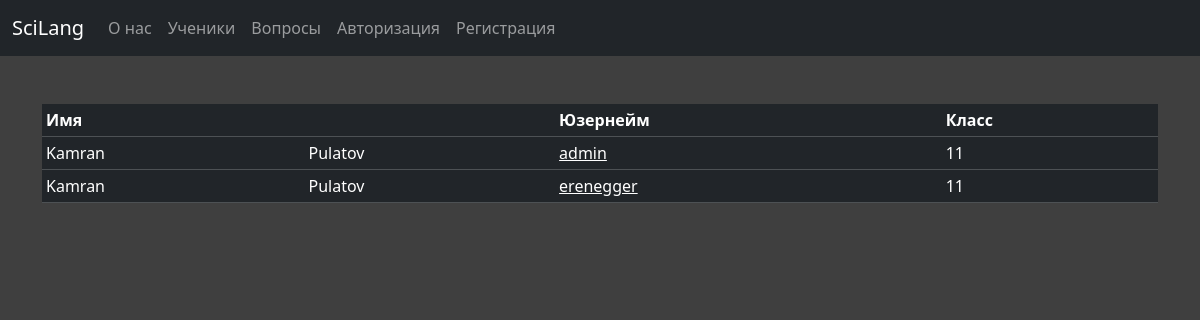
Screenshot of /userslist with the database file from the repository.
### forum/models.py (models this page shows, shortened)
class ForumUser(AbstractUser):
    profile_image = models.ImageField(upload_to='profile_photos', null=True)
    verified = models.BooleanField(null=True, default=False)
    unique_token = models.TextField(null=True)
    grade = models.IntegerField(null=True)
    email = models.EmailField(unique=True)
    post_creating = models.BooleanField(null=True, default=False)
    class Meta:
        verbose_name = "User"

### forum/views.py (the view)
# urls.py: path('userslist', views.userslist),
def userslist(request):
    users = ForumUser.objects.all()
    return render(request, 'userlist.html', context={'users': users})

### forum/templates/userlist.html (shortened to what this page needs)
<!DOCTYPE html>
{% load static %}
<html>
<head>
    <link rel="stylesheet" href='{% static "css/style.css" %}?{% now "U" %}'>
    <link href="https://cdn.jsdelivr.net/npm/bootstrap@5.3.2/dist/css/bootstrap.min.css" rel="stylesheet">
</head>
<body class="body-custom">
    <nav class="navbar navbar-expand-sm bg-dark navbar-dark">
        <div class="container-fluid">
            <a class="nav-link navbar-brand" href="/">SciLang</a>
            <div class="collapse navbar-collapse" id="collapsibleNavbar">
                <ul class="navbar-nav">
                    <li class="nav-item">
                        <a class="nav-link" href="/about">О нас</a>
                    </li>
                    <li class="nav-item">
                        <a class="nav-link" href="/userslist">Ученики</a>
                    </li>
                    <li class="nav-item">
                        <a class="nav-link" href="/questions">Вопросы</a>
                    </li>
                    {% if not request.user.is_authenticated %}
                        <li class="nav-item">
                            <a class="nav-link" href="/auth">Авторизация</a>
                        </li>
                        <li class="nav-item">
                            <a class="nav-link" href="/reg">Регистрация</a>
                        </li>
                    {% endif %}
                </ul>
            </div>
        </div>
    </nav>
    <div class="container pt-5">
        <table class="table table-dark table-sm">
            <tr>
                <th colspan="2">Имя</th>
                <th>Юзернейм</th>
                <th>Класс</th>
            </tr>
            {% for user in users %}
                <tr>
                    <td>{{ user.first_name }}</td>
                    <td>{{ user.last_name }}</td>
                    {% if user.verified %}
                        <td><a class="userlink" style="color:white" href="{% url 'user' user.username %}">{{ user.username }}</a></td>
                    {% else %}
                        <td>{{ user.username }} [Не потвержден]</td>
                    {% endif %}
                    <td>{{ user.grade }}</td>
                </tr>
            {% endfor %}
        </table>
    </div>
</body>
</html>

### static/css/style.css (style rules this page uses)
.body-custom { background-color: #3f3f3f; }

### rows the page displays
ForumUser: first_name "Kamran", last_name "Pulatov", username "admin", grade "11"
ForumUser: first_name "Kamran", last_name "Pulatov", username "erenegger", grade "11"
